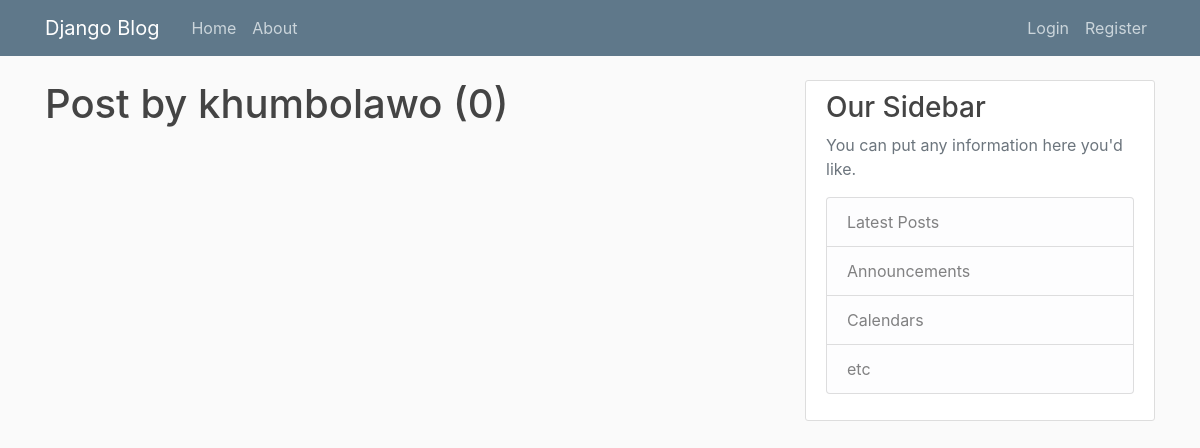
Page /user/khumbolawo on the earlier database version.
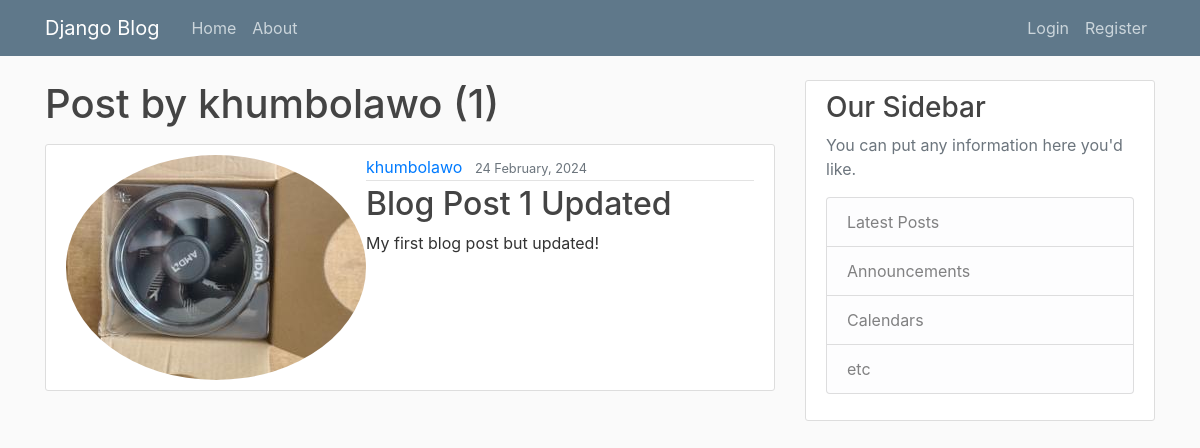
Same page on the later database version.
### blog/models.py (models this page shows, shortened)
class Post(models.Model):
    title = models.CharField(max_length=100)
    content = models.TextField()
    date_posted = models.DateTimeField(default=timezone.now)
    author = models.ForeignKey(User, on_delete=models.CASCADE)

### users/models.py (models this page shows, shortened)
class Profile(models.Model):
    user = models.OneToOneField(User, on_delete=models.CASCADE)
    image = models.ImageField(default='default.jpg', upload_to='profile_pics')

### blog/views.py (the view)
# urls.py: path('user/<username>', UserPostListView.as_view(), name='user-posts'),
class UserPostListView(ListView):
    model = Post
    template_name = 'blog/user_posts.html'
    context_object_name = 'posts'
    paginate_by = 5
    def get_queryset(self):
        user = get_object_or_404(User, username=self.kwargs.get('username'))
        return Post.objects.filter(author=user).order_by('-date_posted')

### blog/templates/blog/user_posts.html (shortened to what this page needs)
{% extends "blog/base.html" %}
{% block content%}
    <h1 class="mb-3">Post by {{ view.kwargs.username }} ({{ page_obj.paginator.count }})</h1>
    {% for post in posts %}
        <article class="media content-section">
            <img class="rounded-circle artile-img" src="{{ post.author.profile.image.url }}">
            <div class="media-body">
                <div class="article-metadata">
                    <a class="mr-2" href="{% url 'user-posts' post.author.username %}">{{ post.author }}</a>
                    <small class="text-muted">{{ post.date_posted|date:"d F, Y" }}</small>
                </div>
                <h2><a class="article-title" href="{% url 'post-detail' post.id %}">{{ post.title }}</a></h2>
                <p class="article-content">{{ post.content }}</p>
            </div>
        </article>
    {% endfor %}
{% endblock content%}

Differences in the rows shown:
added Post: author.profile.image (picture), author "khumbolawo", date_posted "24 February, 2024", title "Blog Post 1 Updated", content "My first blog post but updated!"
Other differences:
{{ page_obj.paginator.count }}: "0" → "1"
